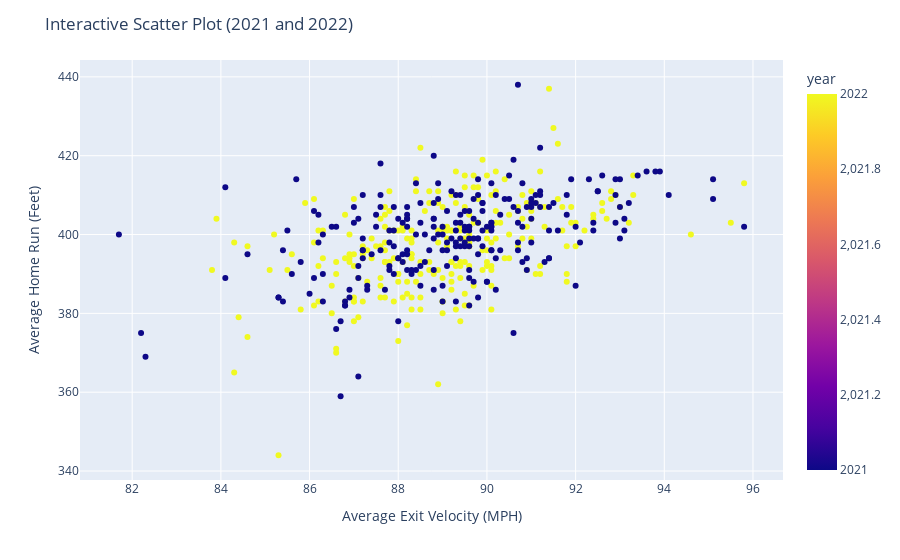

The notebook cell saved with this chart:
### Code cell
df_filtered = df[df['year'].isin([2021, 2022])]


print(df_filtered.columns)


fig = px.scatter(
    df_filtered,
    x='average_ev',
    y='average_homerun',
    color='year',  
    hover_data={
        'player': True,           
        'year': True,             
        'launch_angle': True,     
        'average_ev': True,       
        'average_homerun': True   
    }
)


fig.update_layout(
    title='Interactive Scatter Plot (2021 and 2022)',
    xaxis_title='Average Exit Velocity (MPH)',
    yaxis_title='Average Home Run (Feet)'
)


fig.show()

### Figure 1 — Plotly figure (JSON) as saved in the notebook; plotly's stock layout.template omitted (floating-point values rounded to 4 significant figures; data arrays with more than 128 entries replaced by an {"elided": "..."} marker saying what was removed)
{"data": [{"customdata": {"elided": "480x3 mixed values"}, "hovertemplate": "average_ev=%{x}<br>average_homerun=%{y}<br>player=%{customdata[0]}<br>year=%{marker.color}<br>launch_angle=%{customdata[2]}<extra></extra>", "legendgroup": "", "marker": {"color": {"elided": "480 int values"}, "coloraxis": "coloraxis", "symbol": "circle"}, "mode": "markers", "name": "", "orientation": "v", "showlegend": false, "type": "scatter", "x": {"elided": "480 float values"}, "xaxis": "x", "y": {"elided": "480 int values"}, "yaxis": "y"}], "layout": {"coloraxis": {"colorbar": {"title": {"text": "year"}}, "colorscale": [[0, "#0d0887"], [0.1111, "#46039f"], [0.2222, "#7201a8"], [0.3333, "#9c179e"], [0.4444, "#bd3786"], [0.5556, "#d8576b"], [0.6667, "#ed7953"], [0.7778, "#fb9f3a"], [0.8889, "#fdca26"], [1, "#f0f921"]]}, "legend": {"tracegroupgap": 0}, "margin": {"t": 60}, "title": {"text": "Interactive Scatter Plot (2021 and 2022)"}, "xaxis": {"anchor": "y", "domain": [0, 1], "title": {"text": "Average Exit Velocity (MPH)"}}, "yaxis": {"anchor": "x", "domain": [0, 1], "title": {"text": "Average Home Run (Feet)"}}}}
